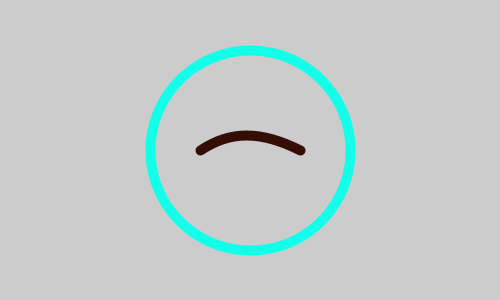
Frame 1 (no input)
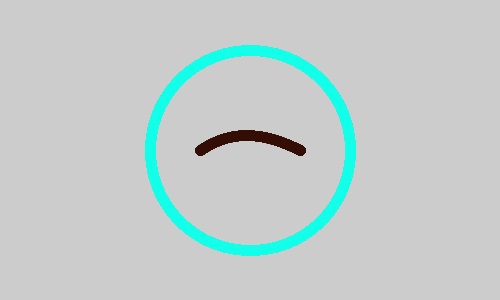
Frame 60 (the mouse pressed at the canvas centre just before this capture)
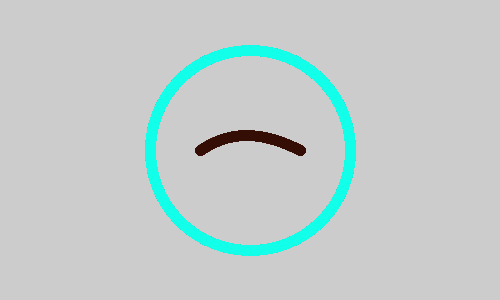
Frame 120 (the mouse held since frame 60 and released just before this capture)

The Processing sketch that drew these frames (run headless with seeded random() and noise(); from frame 60 on, the mouse is pressed at the canvas centre):

// Processing sketch: processing_88890
// ── processing_88890.pde

void setup() {
size(500, 300);

}

void draw() {
  
  noFill();
  stroke(#12FFE9);
  strokeWeight(10);
  ellipse(250, 150, 200, 200);
stroke(#340E04);
bezier(200, 150, 230, 130, 260, 130, 300, 150);

}
